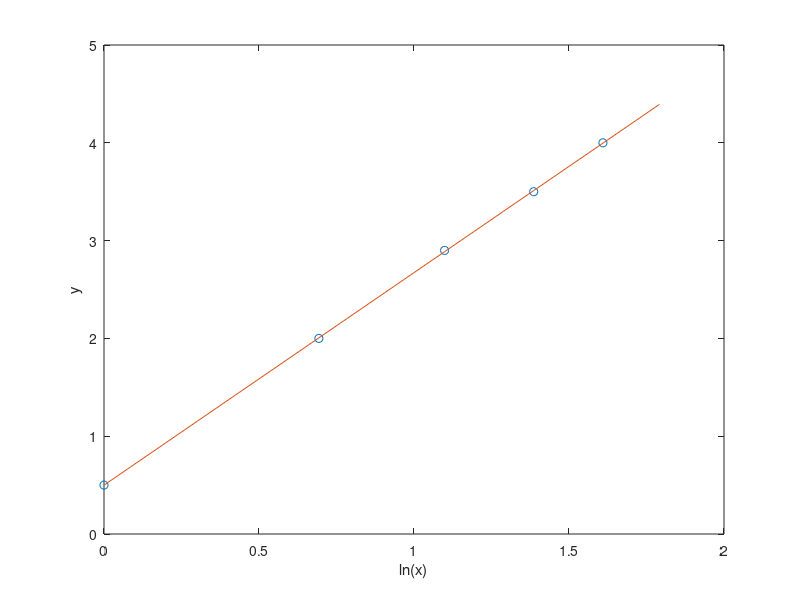

Reproduce this figure in MATLAB. (Note: this script raises an error after producing the figure.)
clear;
close all;
format long;

x = log(1: 5);
y = [0.5 2 2.9 3.5 4];
n = length(x);

xx = x.*x;
xy = x.*y;

a = (n * sum(xy) - sum(x) * sum(y)) / (n * sum(xx) - sum(x) ^ 2)
b = mean(y) - a * mean(x)

figure(1);
plot(x, y, 'o');
hold on;

xr = log(0: 6);
yr = b + a.*xr;
plot(xr, yr);
xlabel('ln(x)');
ylabel('y');

func = @(x) b + a*log(x);
vpa(subs(func, 2.6))
plot(log(2.6), vpa(subs(func, 2.6)),'^')
title('Transformed ');
legend('Given Data', 'Estimated line');